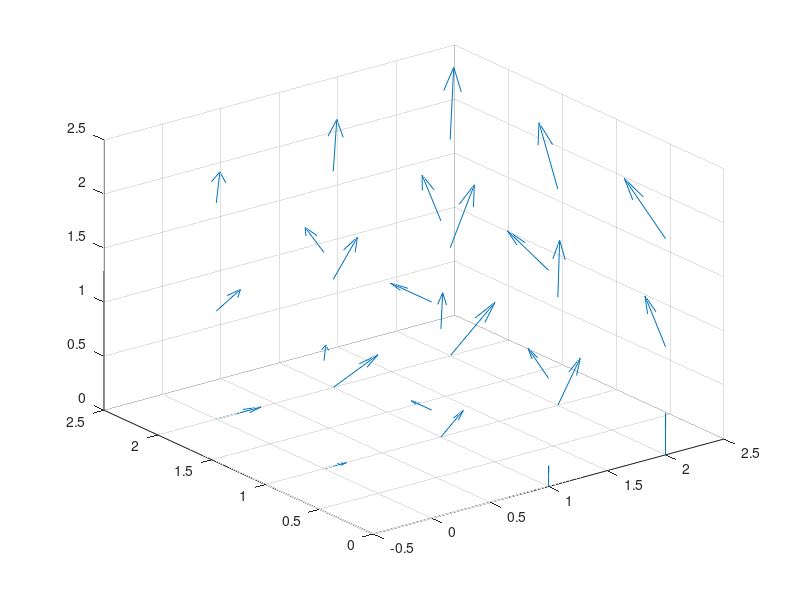

This chart was generated by the following MATLAB code:
 %[X,Y] = meshgrid(-40:40,-40:40);
[X,Y,Z] = meshgrid(0:2,0:2, 0:2);

U = Y;
V = Z;
W=X;
 quiver3(X,Y,Z,U,V,W)
%quiver(X,Y,U,V)